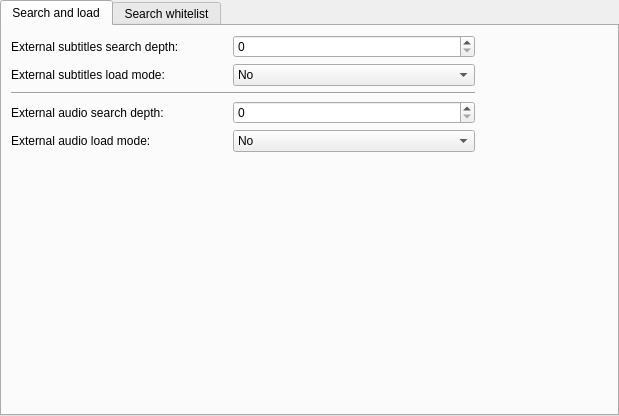
<?xml version="1.0" encoding="UTF-8"?>
<ui version="4.0">
 <class>PrefExtFile</class>
 <widget class="QWidget" name="PrefExtFile">
  <property name="geometry">
   <rect>
    <x>0</x>
    <y>0</y>
    <width>619</width>
    <height>416</height>
   </rect>
  </property>
  <property name="windowTitle">
   <string>External files</string>
  </property>
  <layout class="QVBoxLayout" name="verticalLayout">
   <property name="spacing">
    <number>0</number>
   </property>
   <property name="leftMargin">
    <number>0</number>
   </property>
   <property name="topMargin">
    <number>0</number>
   </property>
   <property name="rightMargin">
    <number>0</number>
   </property>
   <property name="bottomMargin">
    <number>0</number>
   </property>
   <item>
    <widget class="QTabWidget" name="tabWidget">
     <property name="currentIndex">
      <number>0</number>
     </property>
     <widget class="QWidget" name="tab_2">
      <attribute name="title">
       <string>Search and load</string>
      </attribute>
      <layout class="QGridLayout" name="gridLayout">
       <item row="4" column="1">
        <widget class="QComboBox" name="audio_mode">
         <item>
          <property name="text">
           <string>No</string>
          </property>
         </item>
         <item>
          <property name="text">
           <string>Same name as movie</string>
          </property>
         </item>
         <item>
          <property name="text">
           <string>All subtitles containing the movie name</string>
          </property>
         </item>
         <item>
          <property name="text">
           <string>All subtitles in the directory</string>
          </property>
         </item>
        </widget>
       </item>
       <item row="0" column="0">
        <widget class="QLabel" name="label">
         <property name="text">
          <string>External subtitles search depth:</string>
         </property>
        </widget>
       </item>
       <item row="5" column="0" colspan="2">
        <spacer name="verticalSpacer">
         <property name="orientation">
          <enum>Qt::Orientation::Vertical</enum>
         </property>
         <property name="sizeHint" stdset="0">
          <size>
           <width>464</width>
           <height>244</height>
          </size>
         </property>
        </spacer>
       </item>
       <item row="3" column="0">
        <widget class="QLabel" name="label_3">
         <property name="text">
          <string>External audio search depth:</string>
         </property>
        </widget>
       </item>
       <item row="1" column="1">
        <widget class="QComboBox" name="sub_mode">
         <item>
          <property name="text">
           <string>No</string>
          </property>
         </item>
         <item>
          <property name="text">
           <string>Same name as movie</string>
          </property>
         </item>
         <item>
          <property name="text">
           <string>All subtitles containing the movie name</string>
          </property>
         </item>
         <item>
          <property name="text">
           <string>All subtitles in the directory</string>
          </property>
         </item>
        </widget>
       </item>
       <item row="4" column="0">
        <widget class="QLabel" name="label_4">
         <property name="text">
          <string>External audio load mode:</string>
         </property>
        </widget>
       </item>
       <item row="1" column="0">
        <widget class="QLabel" name="label_2">
         <property name="text">
          <string>External subtitles load mode:</string>
         </property>
        </widget>
       </item>
       <item row="2" column="0" colspan="2">
        <widget class="Line" name="line">
         <property name="orientation">
          <enum>Qt::Orientation::Horizontal</enum>
         </property>
        </widget>
       </item>
       <item row="3" column="1">
        <widget class="QSpinBox" name="audio_depth"/>
       </item>
       <item row="0" column="1">
        <widget class="QSpinBox" name="sub_depth"/>
       </item>
       <item row="0" column="2" rowspan="5">
        <spacer name="horizontalSpacer">
         <property name="orientation">
          <enum>Qt::Orientation::Horizontal</enum>
         </property>
         <property name="sizeHint" stdset="0">
          <size>
           <width>40</width>
           <height>20</height>
          </size>
         </property>
        </spacer>
       </item>
      </layout>
     </widget>
     <widget class="QWidget" name="tab">
      <attribute name="title">
       <string>Search whitelist</string>
      </attribute>
     </widget>
    </widget>
   </item>
  </layout>
 </widget>
 <resources/>
 <connections/>
</ui>
